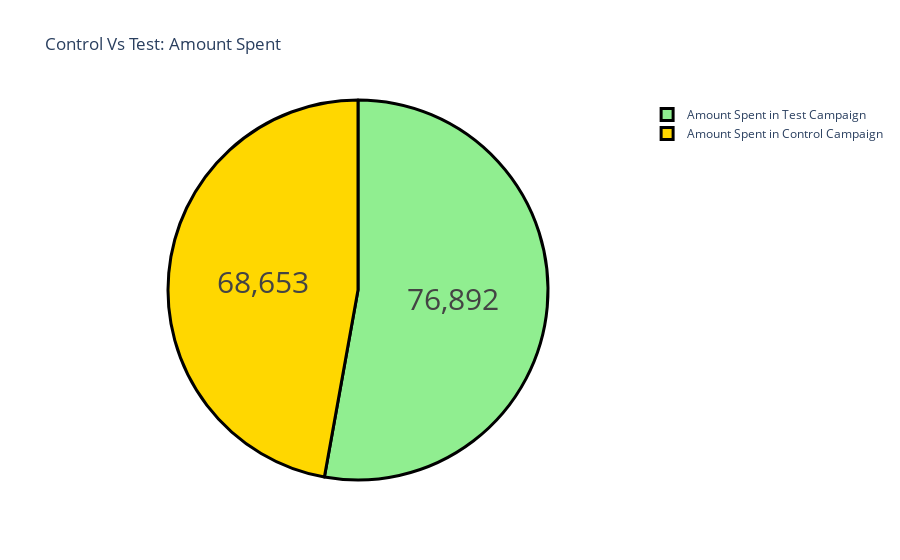

Notebook code cell kept with this figure:
### Markdown cell above
Despite low website clicks more products were added to the cart from the control campaign. Now let’s have a look at the amount spent on both campaigns:

### Code cell
label = ["Amount Spent in Control Campaign", 
         "Amount Spent in Test Campaign"]
counts = [sum(control_data["Amount Spent"]), 
          sum(test_data["Amount Spent"])]
colors = ['gold','lightgreen']
fig = go.Figure(data=[go.Pie(labels=label, values=counts)])
fig.update_layout(title_text='Control Vs Test: Amount Spent')
fig.update_traces(hoverinfo='label+percent', textinfo='value', 
                  textfont_size=30,
                  marker=dict(colors=colors, 
                              line=dict(color='black', width=3)))
fig.show()

### Figure 1 — Plotly figure (JSON) as saved in the notebook; plotly's stock layout.template omitted (floating-point values rounded to 4 significant figures)
{"data": [{"hoverinfo": "label+percent", "labels": ["Amount Spent in Control Campaign", "Amount Spent in Test Campaign"], "marker": {"colors": ["gold", "lightgreen"], "line": {"color": "black", "width": 3}}, "textfont": {"size": 30}, "textinfo": "value", "type": "pie", "values": [68653, 76892]}], "layout": {"title": {"text": "Control Vs Test: Amount Spent"}}}
